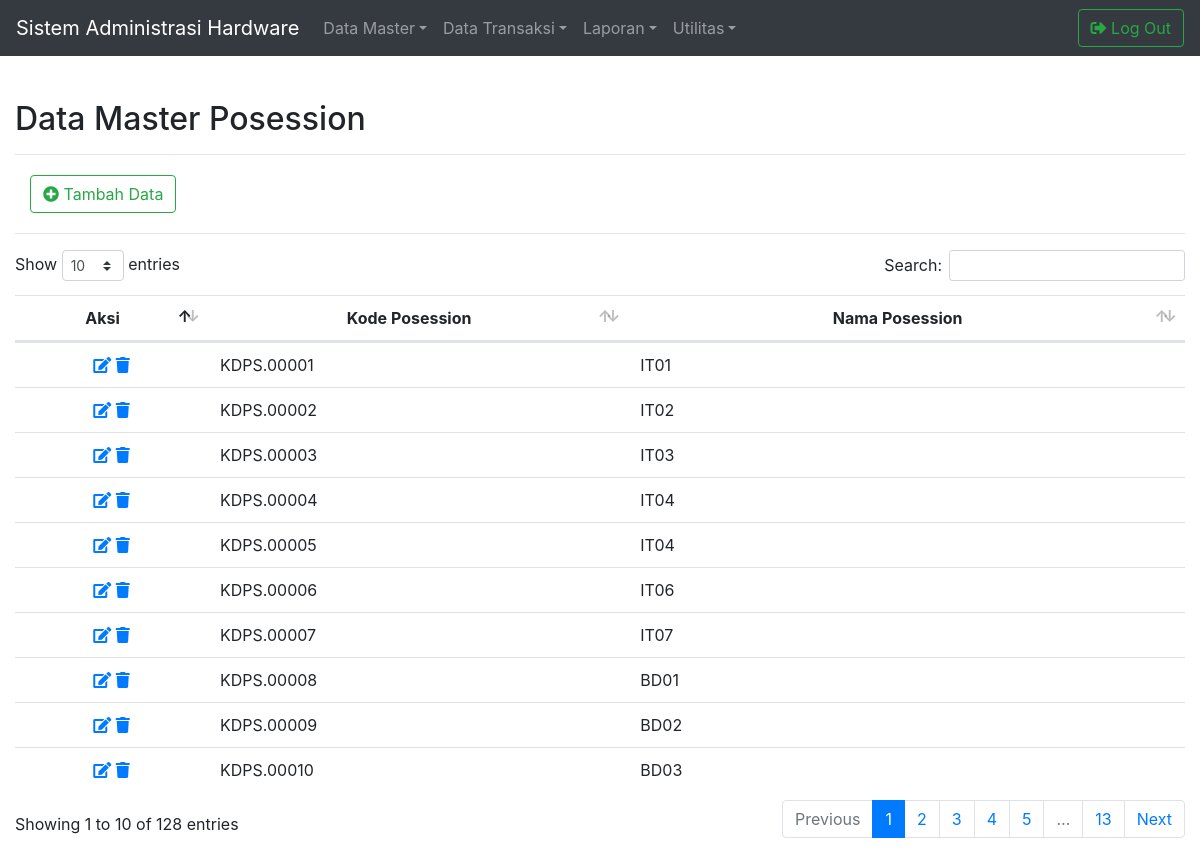
/master/FormDataMstPosession.php (signed in), run on the app's committed database.
### tables this page shows
CREATE TABLE `mst_posession` (
  `kode_posession` varchar(10) NOT NULL,
  `nama_posession` varchar(20) NOT NULL,
  `tanggal_entri` date NOT NULL,
  `tanggal_pembaruan` date NOT NULL
);

### library/modul.php (called while the page is built, shortened)
<?php
$Koneksi = mysqli_connect("localhost", "root", "", "db_hardware") or die (mysqli_error());
function Query($Query){
	global $Koneksi;
	$HasilQuery	= mysqli_query($Koneksi, $Query);
	$Wadah = [];
	while($Baris = mysqli_fetch_assoc($HasilQuery)){
		$Wadah[] = $Baris;
	}
	return $Wadah;
}
?>

### master/FormDataMstPosession.php (the view, shortened to what this page needs)
<?php
include_once("../library/modul.php");
$TampilDataMasterPosession = Query("SELECT * FROM mst_posession ORDER BY kode_posession ASC");
?>
<html>
<head>
<link rel="stylesheet" href="../library/bootstrap/css/bootstrap.min.css">
<link rel="stylesheet" href="../library/datatables/css/dataTables.bootstrap4.min.css">
<link rel="stylesheet" href="../library/fontawesome/css/all.css">
<link rel="stylesheet" href="../library/custom.css">
<link rel="stylesheet" href="../library/bootstrap4navbar/css/bootstrap-4-navbar.css">
</head>
<body>
<?php include_once ("../library/navbar.php"); ?>
<div class="container-fluid">
	<div id="JudulForm">
		<h2>Data Master Posession</h2>
		<hr>
	</div>
</div>
<div class="container-fluid" id="TampilDataMasterPosession">
	<div class="container-fluid" id="TambahData">
		<a href="../master/EntriDataMstPosession.php"><button type="button" class=" btn btn-outline-success"><i class="fas fa-plus-circle"></i> Tambah Data
		</button></a>
	</div>
	<hr>
	<table class="table table-hover" id="TabelTampilData">
		<thead align="center">
			<tr>
				<th>Aksi</th>
				<th>Kode Posession</th>
				<th>Nama Posession</th>
			</tr>
		</thead>
		<tbody>
		<?php foreach($TampilDataMasterPosession as $Baris) : ?>
		<tr>
			<td align="center">
				<a href="UbahDataMstPosession.php?kode_posession=<?php echo $Baris["kode_posession"] ?>" data-toggle="tooltip" data-placement="bottom" title="Ubah Data"><i class="fas fa-edit"></i></a>
				<a href="HapusDataMstPosession.php?kode_posession=<?php echo $Baris["kode_posession"]; ?>" data-toggle="tooltip" data-placement="bottom" title="Hapus Data" onclick="return confirm('Yakin Data Akan Dihapus?');"><i class="fas fa-trash"></i></a>
			</td>
			<td><?php echo $Baris["kode_posession"] ?></td>
			<td><?php echo $Baris["nama_posession"] ?></td>
		</tr>
		<?php endforeach; ?>
		</tbody>
	</table>
</div>
</body>
</html>

### library/custom.css (style rules this page uses)
#JudulForm { margin-top: 100px; margin-bottom: 20px; }
#TampilDataMasterPosession { margin-bottom: 20px; }
#TambahData { margin-bottom: 20px; }

### data on the page
mst_posession: kode_posession "KDPS.00001", nama_posession "IT01"
mst_posession: kode_posession "KDPS.00002", nama_posession "IT02"
mst_posession: kode_posession "KDPS.00003", nama_posession "IT03"
mst_posession: kode_posession "KDPS.00004", nama_posession "IT04"
mst_posession: kode_posession "KDPS.00005", nama_posession "IT04"
mst_posession: kode_posession "KDPS.00006", nama_posession "IT06"
mst_posession: kode_posession "KDPS.00007", nama_posession "IT07"
mst_posession: kode_posession "KDPS.00008", nama_posession "BD01"
mst_posession: kode_posession "KDPS.00009", nama_posession "BD02"
mst_posession: kode_posession "KDPS.00010", nama_posession "BD03"
